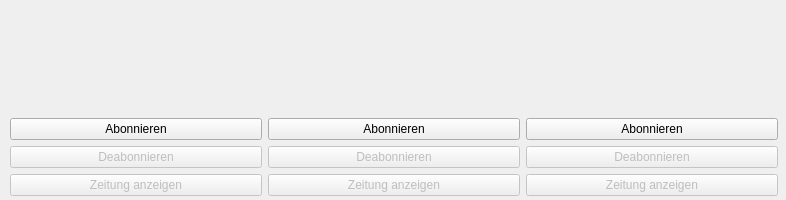
<?xml version="1.0" encoding="UTF-8"?>
<ui version="4.0">
 <class>Form</class>
 <widget class="QWidget" name="Form">
  <property name="geometry">
   <rect>
    <x>0</x>
    <y>0</y>
    <width>786</width>
    <height>200</height>
   </rect>
  </property>
  <property name="minimumSize">
   <size>
    <width>786</width>
    <height>200</height>
   </size>
  </property>
  <property name="maximumSize">
   <size>
    <width>786</width>
    <height>200</height>
   </size>
  </property>
  <property name="windowTitle">
   <string>Client</string>
  </property>
  <widget class="QWidget" name="">
   <property name="geometry">
    <rect>
     <x>10</x>
     <y>10</y>
     <width>768</width>
     <height>186</height>
    </rect>
   </property>
   <layout class="QVBoxLayout" name="verticalLayout_5">
    <item>
     <widget class="QLabel" name="header_label">
      <property name="enabled">
       <bool>true</bool>
      </property>
      <property name="font">
       <font>
        <pointsize>20</pointsize>
        <weight>75</weight>
        <bold>true</bold>
        <stylestrategy>PreferAntialias</stylestrategy>
       </font>
      </property>
      <property name="text">
       <string/>
      </property>
      <property name="alignment">
       <set>Qt::AlignCenter</set>
      </property>
     </widget>
    </item>
    <item>
     <layout class="QVBoxLayout" name="verticalLayout_4">
      <item>
       <layout class="QHBoxLayout" name="horizontalLayout">
        <item>
         <widget class="QLabel" name="label">
          <property name="text">
           <string/>
          </property>
          <property name="pixmap">
           <pixmap>../images/diepresse.png</pixmap>
          </property>
         </widget>
        </item>
        <item>
         <widget class="QLabel" name="label_2">
          <property name="text">
           <string/>
          </property>
          <property name="pixmap">
           <pixmap>../images/DerStandard.png</pixmap>
          </property>
         </widget>
        </item>
        <item>
         <widget class="QLabel" name="label_3">
          <property name="text">
           <string/>
          </property>
          <property name="pixmap">
           <pixmap>../images/Kurier_Logo.png</pixmap>
          </property>
          <property name="scaledContents">
           <bool>false</bool>
          </property>
         </widget>
        </item>
       </layout>
      </item>
      <item>
       <layout class="QHBoxLayout" name="horizontalLayout_2">
        <item>
         <layout class="QVBoxLayout" name="verticalLayout">
          <item>
           <widget class="QPushButton" name="pushButton">
            <property name="text">
             <string>Abonnieren</string>
            </property>
           </widget>
          </item>
          <item>
           <widget class="QPushButton" name="pushButton_2">
            <property name="enabled">
             <bool>false</bool>
            </property>
            <property name="text">
             <string>Deabonnieren</string>
            </property>
           </widget>
          </item>
          <item>
           <widget class="QPushButton" name="pushButton_7">
            <property name="enabled">
             <bool>false</bool>
            </property>
            <property name="text">
             <string>Zeitung anzeigen</string>
            </property>
           </widget>
          </item>
         </layout>
        </item>
        <item>
         <layout class="QVBoxLayout" name="verticalLayout_2">
          <item>
           <widget class="QPushButton" name="pushButton_3">
            <property name="text">
             <string>Abonnieren</string>
            </property>
           </widget>
          </item>
          <item>
           <widget class="QPushButton" name="pushButton_4">
            <property name="enabled">
             <bool>false</bool>
            </property>
            <property name="text">
             <string>Deabonnieren</string>
            </property>
           </widget>
          </item>
          <item>
           <widget class="QPushButton" name="pushButton_8">
            <property name="enabled">
             <bool>false</bool>
            </property>
            <property name="text">
             <string>Zeitung anzeigen</string>
            </property>
           </widget>
          </item>
         </layout>
        </item>
        <item>
         <layout class="QVBoxLayout" name="verticalLayout_3">
          <item>
           <widget class="QPushButton" name="pushButton_5">
            <property name="text">
             <string>Abonnieren</string>
            </property>
           </widget>
          </item>
          <item>
           <widget class="QPushButton" name="pushButton_6">
            <property name="enabled">
             <bool>false</bool>
            </property>
            <property name="text">
             <string>Deabonnieren</string>
            </property>
           </widget>
          </item>
          <item>
           <widget class="QPushButton" name="pushButton_9">
            <property name="enabled">
             <bool>false</bool>
            </property>
            <property name="text">
             <string>Zeitung anzeigen</string>
            </property>
           </widget>
          </item>
         </layout>
        </item>
       </layout>
      </item>
     </layout>
    </item>
   </layout>
  </widget>
 </widget>
 <resources/>
 <connections/>
</ui>
